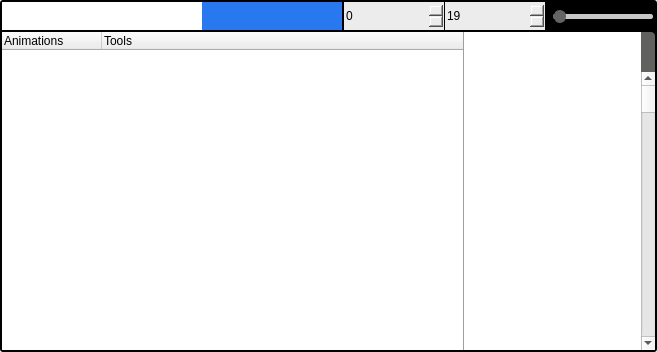
<?xml version="1.0" encoding="UTF-8"?>
<ui version="4.0">
 <class>FGEAnimationTimeLineForm</class>
 <widget class="QWidget" name="FGEAnimationTimeLineForm">
  <property name="geometry">
   <rect>
    <x>0</x>
    <y>0</y>
    <width>657</width>
    <height>352</height>
   </rect>
  </property>
  <property name="windowTitle">
   <string>Form</string>
  </property>
  <property name="layoutDirection">
   <enum>Qt::LeftToRight</enum>
  </property>
  <property name="styleSheet">
   <string notr="true"/>
  </property>
  <layout class="QGridLayout" name="gridLayout_5">
   <property name="leftMargin">
    <number>0</number>
   </property>
   <property name="topMargin">
    <number>0</number>
   </property>
   <property name="rightMargin">
    <number>0</number>
   </property>
   <property name="bottomMargin">
    <number>0</number>
   </property>
   <property name="spacing">
    <number>0</number>
   </property>
   <item row="0" column="0">
    <widget class="QWidget" name="AnimationListWidget" native="true">
     <property name="minimumSize">
      <size>
       <width>0</width>
       <height>0</height>
      </size>
     </property>
     <property name="maximumSize">
      <size>
       <width>16777215</width>
       <height>16777215</height>
      </size>
     </property>
     <property name="styleSheet">
      <string notr="true">.QWidget#AnimationListWidget{
	border : 0px solid;
	border-color : black;
	border-radius : 3px;
	background-color: rgb(0, 0, 0);
}
#BodyWidget{
	background-color:  rgb(97, 98, 96);
	border-radius : 4px;
	border : 0px solid  rgb(220, 220, 220);
}
</string>
     </property>
     <layout class="QGridLayout" name="gridLayout_9">
      <property name="leftMargin">
       <number>2</number>
      </property>
      <property name="topMargin">
       <number>2</number>
      </property>
      <property name="rightMargin">
       <number>2</number>
      </property>
      <property name="bottomMargin">
       <number>2</number>
      </property>
      <property name="spacing">
       <number>2</number>
      </property>
      <item row="1" column="0">
       <widget class="QWidget" name="BodyWidget" native="true">
        <property name="styleSheet">
         <string notr="true"/>
        </property>
        <layout class="QGridLayout" name="gridLayout_8">
         <property name="leftMargin">
          <number>0</number>
         </property>
         <property name="topMargin">
          <number>0</number>
         </property>
         <property name="rightMargin">
          <number>0</number>
         </property>
         <property name="bottomMargin">
          <number>0</number>
         </property>
         <property name="spacing">
          <number>0</number>
         </property>
         <item row="0" column="0">
          <layout class="QGridLayout" name="gridLayout_4">
           <property name="leftMargin">
            <number>0</number>
           </property>
           <property name="topMargin">
            <number>0</number>
           </property>
           <property name="rightMargin">
            <number>0</number>
           </property>
           <property name="bottomMargin">
            <number>0</number>
           </property>
           <property name="spacing">
            <number>0</number>
           </property>
           <item row="0" column="0">
            <widget class="QSplitter" name="ABSplitter">
             <property name="styleSheet">
              <string notr="true">.QSplitter#ABSplitter{
	background-color: rgb(255, 131, 48);
}
</string>
             </property>
             <property name="orientation">
              <enum>Qt::Horizontal</enum>
             </property>
             <property name="handleWidth">
              <number>1</number>
             </property>
             <widget class="QWidget" name="TreeWidgetAnimationsWidget" native="true">
              <property name="styleSheet">
               <string notr="true">.QWidget#TreeWidgetAnimationsWidget{
	background-color: rgb(255, 131, 48);
	border-radius : 6px;
}</string>
              </property>
              <layout class="QGridLayout" name="gridLayout_2">
               <property name="leftMargin">
                <number>0</number>
               </property>
               <property name="topMargin">
                <number>0</number>
               </property>
               <property name="rightMargin">
                <number>0</number>
               </property>
               <property name="bottomMargin">
                <number>0</number>
               </property>
               <property name="spacing">
                <number>0</number>
               </property>
               <item row="1" column="0">
                <widget class="FGEAnimationTreeView" name="AnimationsTreeWidget">
                 <property name="styleSheet">
                  <string notr="true">#AnimationsTreeWidget{
    show-decoration-selected: 1;
     border: 0px solid #d9d9d9;
	background-color: rgb(255, 255, 255);
	color: rgb(53, 53, 53);
}</string>
                 </property>
                 <property name="lineWidth">
                  <number>0</number>
                 </property>
                 <property name="verticalScrollBarPolicy">
                  <enum>Qt::ScrollBarAlwaysOff</enum>
                 </property>
                 <property name="horizontalScrollBarPolicy">
                  <enum>Qt::ScrollBarAsNeeded</enum>
                 </property>
                 <property name="autoScroll">
                  <bool>true</bool>
                 </property>
                 <property name="autoScrollMargin">
                  <number>16</number>
                 </property>
                 <property name="verticalScrollMode">
                  <enum>QAbstractItemView::ScrollPerItem</enum>
                 </property>
                 <property name="rootIsDecorated">
                  <bool>true</bool>
                 </property>
                 <property name="headerHidden">
                  <bool>false</bool>
                 </property>
                 <attribute name="headerVisible">
                  <bool>true</bool>
                 </attribute>
                 <attribute name="headerStretchLastSection">
                  <bool>true</bool>
                 </attribute>
                 <column>
                  <property name="text">
                   <string>Animations</string>
                  </property>
                  <property name="background">
                   <color>
                    <red>97</red>
                    <green>98</green>
                    <blue>96</blue>
                   </color>
                  </property>
                 </column>
                 <column>
                  <property name="text">
                   <string>Tools</string>
                  </property>
                  <property name="background">
                   <color>
                    <red>97</red>
                    <green>98</green>
                    <blue>96</blue>
                   </color>
                  </property>
                 </column>
                </widget>
               </item>
              </layout>
             </widget>
             <widget class="QWidget" name="layoutWidget">
              <layout class="QGridLayout" name="gridLayout">
               <property name="spacing">
                <number>0</number>
               </property>
               <item row="0" column="0">
                <widget class="FGEResizingView" name="graphicsView">
                 <property name="styleSheet">
                  <string notr="true">#graphicsView{
	show-decoration-selected: 1;
	border: 0px solid #d9d9d9;
	background-color: rgb(255, 255, 255);
	color: rgb(53, 53, 53);
}</string>
                 </property>
                 <property name="lineWidth">
                  <number>0</number>
                 </property>
                 <property name="verticalScrollBarPolicy">
                  <enum>Qt::ScrollBarAsNeeded</enum>
                 </property>
                 <property name="horizontalScrollBarPolicy">
                  <enum>Qt::ScrollBarAsNeeded</enum>
                 </property>
                 <property name="sizeAdjustPolicy">
                  <enum>QAbstractScrollArea::AdjustToContents</enum>
                 </property>
                </widget>
               </item>
              </layout>
             </widget>
            </widget>
           </item>
          </layout>
         </item>
         <item row="0" column="1">
          <layout class="QVBoxLayout" name="verticalLayout">
           <property name="spacing">
            <number>0</number>
           </property>
           <property name="leftMargin">
            <number>0</number>
           </property>
           <property name="topMargin">
            <number>0</number>
           </property>
           <property name="rightMargin">
            <number>0</number>
           </property>
           <property name="bottomMargin">
            <number>0</number>
           </property>
           <item>
            <widget class="QWidget" name="widget_2" native="true">
             <property name="sizePolicy">
              <sizepolicy hsizetype="Preferred" vsizetype="Preferred">
               <horstretch>1</horstretch>
               <verstretch>40</verstretch>
              </sizepolicy>
             </property>
             <property name="minimumSize">
              <size>
               <width>4</width>
               <height>40</height>
              </size>
             </property>
             <property name="maximumSize">
              <size>
               <width>4</width>
               <height>40</height>
              </size>
             </property>
             <property name="styleSheet">
              <string notr="true">background-color: rgba(89, 255, 244, 0);</string>
             </property>
            </widget>
           </item>
           <item>
            <widget class="QScrollBar" name="AnimationListVerticalScrollBar">
             <property name="orientation">
              <enum>Qt::Vertical</enum>
             </property>
            </widget>
           </item>
          </layout>
         </item>
        </layout>
       </widget>
      </item>
      <item row="0" column="0">
       <widget class="QWidget" name="ToolsTimeLineWidgetS" native="true">
        <property name="minimumSize">
         <size>
          <width>0</width>
          <height>28</height>
         </size>
        </property>
        <property name="maximumSize">
         <size>
          <width>16777215</width>
          <height>28</height>
         </size>
        </property>
        <property name="layoutDirection">
         <enum>Qt::LeftToRight</enum>
        </property>
        <property name="styleSheet">
         <string notr="true"/>
        </property>
        <widget class="QWidget" name="widget_3" native="true">
         <property name="geometry">
          <rect>
           <x>0</x>
           <y>0</y>
           <width>200</width>
           <height>28</height>
          </rect>
         </property>
         <property name="minimumSize">
          <size>
           <width>200</width>
           <height>28</height>
          </size>
         </property>
         <property name="maximumSize">
          <size>
           <width>200</width>
           <height>28</height>
          </size>
         </property>
         <property name="styleSheet">
          <string notr="true">#widget_3 {
      background-color: white;
  }
QMenuBar {
	  color: rgb(0, 0, 0);
      background-color: white;
      margin: 0px; /* some spacing around the menu */
      spacing: 3px; /* spacing between menu bar items */
      min-height: 28px; 
}
</string>
         </property>
        </widget>
        <widget class="QPushButton" name="SelectAnimPushButton">
         <property name="enabled">
          <bool>true</bool>
         </property>
         <property name="geometry">
          <rect>
           <x>200</x>
           <y>0</y>
           <width>28</width>
           <height>28</height>
          </rect>
         </property>
         <property name="minimumSize">
          <size>
           <width>28</width>
           <height>28</height>
          </size>
         </property>
         <property name="maximumSize">
          <size>
           <width>28</width>
           <height>28</height>
          </size>
         </property>
         <property name="styleSheet">
          <string notr="true">.QPushButton{
    border-image: url(&quot;:/Icons/select.png&quot;);
    background-repeat: no-repeat;
	background-color: rgb(40, 120, 240);

	border : 0px solid;
	background-color: rgb(40, 120, 240);
}
.QPushButton::hover{
	background-color: rgb(133, 28, 147);
}</string>
         </property>
         <property name="text">
          <string/>
         </property>
         <property name="icon">
          <iconset resource="../icons.qrc">
           <normaloff>:/Icons/svg/material_display_mode2.svg</normaloff>:/Icons/svg/material_display_mode2.svg</iconset>
         </property>
        </widget>
        <widget class="QWidget" name="widget" native="true">
         <property name="geometry">
          <rect>
           <x>228</x>
           <y>0</y>
           <width>110</width>
           <height>28</height>
          </rect>
         </property>
         <property name="minimumSize">
          <size>
           <width>84</width>
           <height>28</height>
          </size>
         </property>
         <property name="maximumSize">
          <size>
           <width>110</width>
           <height>28</height>
          </size>
         </property>
         <widget class="QPushButton" name="PrevPushButton">
          <property name="geometry">
           <rect>
            <x>56</x>
            <y>0</y>
            <width>28</width>
            <height>28</height>
           </rect>
          </property>
          <property name="minimumSize">
           <size>
            <width>28</width>
            <height>28</height>
           </size>
          </property>
          <property name="maximumSize">
           <size>
            <width>28</width>
            <height>28</height>
           </size>
          </property>
          <property name="styleSheet">
           <string notr="true">.QPushButton{
    border : 0px solid;
	background-color: rgb(40, 120, 240);
}
.QPushButton::hover{
	background-color: rgb(133, 28, 147);
}</string>
          </property>
          <property name="text">
           <string/>
          </property>
          <property name="icon">
           <iconset resource="../icons.qrc">
            <normaloff>:/Icons/blender_icons/play_reverse.svg</normaloff>:/Icons/blender_icons/play_reverse.svg</iconset>
          </property>
          <property name="iconSize">
           <size>
            <width>18</width>
            <height>18</height>
           </size>
          </property>
         </widget>
         <widget class="QPushButton" name="PlayPausePushButton">
          <property name="geometry">
           <rect>
            <x>28</x>
            <y>0</y>
            <width>28</width>
            <height>28</height>
           </rect>
          </property>
          <property name="minimumSize">
           <size>
            <width>28</width>
            <height>28</height>
           </size>
          </property>
          <property name="maximumSize">
           <size>
            <width>28</width>
            <height>28</height>
           </size>
          </property>
          <property name="styleSheet">
           <string notr="true">.QPushButton{
	border : 0px solid;
	background-color: rgb(40, 120, 240);
}
.QPushButton::hover{
	background-color: rgb(133, 28, 147);
}</string>
          </property>
          <property name="text">
           <string/>
          </property>
          <property name="icon">
           <iconset resource="../icons.qrc">
            <normaloff>:/Icons/blender_icons/play.svg</normaloff>:/Icons/blender_icons/play.svg</iconset>
          </property>
          <property name="iconSize">
           <size>
            <width>18</width>
            <height>18</height>
           </size>
          </property>
         </widget>
         <widget class="QPushButton" name="ResetPushButton">
          <property name="geometry">
           <rect>
            <x>0</x>
            <y>0</y>
            <width>28</width>
            <height>28</height>
           </rect>
          </property>
          <property name="minimumSize">
           <size>
            <width>28</width>
            <height>28</height>
           </size>
          </property>
          <property name="maximumSize">
           <size>
            <width>28</width>
            <height>28</height>
           </size>
          </property>
          <property name="styleSheet">
           <string notr="true">.QPushButton{
	border : 0px solid;
	background-color: rgb(40, 120, 240);
}
.QPushButton::hover{
	background-color: rgb(133, 28, 147);
}</string>
          </property>
          <property name="text">
           <string/>
          </property>
          <property name="icon">
           <iconset resource="../icons.qrc">
            <normaloff>:/Icons/blender_icons/action_tweak.svg</normaloff>:/Icons/blender_icons/action_tweak.svg</iconset>
          </property>
          <property name="iconSize">
           <size>
            <width>18</width>
            <height>18</height>
           </size>
          </property>
         </widget>
        </widget>
        <widget class="QPushButton" name="add_keyframe_PushButton">
         <property name="enabled">
          <bool>true</bool>
         </property>
         <property name="geometry">
          <rect>
           <x>312</x>
           <y>0</y>
           <width>28</width>
           <height>28</height>
          </rect>
         </property>
         <property name="minimumSize">
          <size>
           <width>28</width>
           <height>28</height>
          </size>
         </property>
         <property name="maximumSize">
          <size>
           <width>28</width>
           <height>28</height>
          </size>
         </property>
         <property name="styleSheet">
          <string notr="true">.QPushButton{
	border : 0px solid;
	background-color: rgb(40, 120, 240);
}
.QPushButton::hover{
	background-color: rgb(133, 28, 147);
}</string>
         </property>
         <property name="text">
          <string/>
         </property>
         <property name="icon">
          <iconset resource="../icons.qrc">
           <normaloff>:/Icons/blender_icons/keyframe_hlt.svg</normaloff>:/Icons/blender_icons/keyframe_hlt.svg</iconset>
         </property>
        </widget>
        <widget class="FGEDoubleSpinBox" name="BeginFrameDoubleSpinBox">
         <property name="geometry">
          <rect>
           <x>342</x>
           <y>0</y>
           <width>100</width>
           <height>28</height>
          </rect>
         </property>
         <property name="minimumSize">
          <size>
           <width>100</width>
           <height>28</height>
          </size>
         </property>
         <property name="maximumSize">
          <size>
           <width>100</width>
           <height>28</height>
          </size>
         </property>
         <property name="styleSheet">
          <string notr="true">.QDoubleSpinBox {
	border: 0 solid rgb(170, 170, 119);
	background-color: rgb(236, 236, 236);
	height : 28px;
	border-radius: 0px;
	padding : 0px;
	margin : 0px 0px 0px 0px;
}

.QDoubleSpinBox::up-button  {
	subcontrol-origin: margin;
	subcontrol-position: center right;
	background-color: rgb(170, 170, 119);
	border-width: 1px;
	height : 24px;
	width : 20px;
	padding : 0px;
	border-bottom-right-radius: 2px;
	border-top-right-radius: 2px;
	margin-right : 1px;
	image: url(:/Icons/svg/up_white.svg);
}

.QDoubleSpinBox::up-arrow  {
}

.QDoubleSpinBox::up-button:pressed  {
}

.QDoubleSpinBox::down-button  {
	subcontrol-origin: margin;
	subcontrol-position: center left;
	border-width: 1px;
	background-color: rgb(170, 170, 127);
	height : 24px;
	width : 20px;
	padding : 0px;
	border-bottom-left-radius: 2px;
	border-top-left-radius: 2px;
	margin-left : 1px;
	image: url(:/Icons/svg/down_white.svg);
}

.QDoubleSpinBox::down-arrow  {
	
}

.QDoubleSpinBox::down-button:pressed  {
}
</string>
         </property>
         <property name="decimals">
          <number>0</number>
         </property>
        </widget>
        <widget class="FGEDoubleSpinBox" name="EndFrameDoubleSpinBox">
         <property name="geometry">
          <rect>
           <x>443</x>
           <y>0</y>
           <width>100</width>
           <height>28</height>
          </rect>
         </property>
         <property name="minimumSize">
          <size>
           <width>100</width>
           <height>28</height>
          </size>
         </property>
         <property name="maximumSize">
          <size>
           <width>100</width>
           <height>28</height>
          </size>
         </property>
         <property name="styleSheet">
          <string notr="true">.QDoubleSpinBox {
	border: 0 solid rgb(170, 170, 119);
	background-color: rgb(236, 236, 236);
	height : 28px;
	border-radius: 0px;
	padding : 0px;
	margin : 0px 0px 0px 0px;
}

.QDoubleSpinBox::up-button  {
	subcontrol-origin: margin;
	subcontrol-position: center right;
	background-color: rgb(170, 170, 119);
	border-width: 1px;
	height : 24px;
	width : 20px;
	padding : 0px;
	border-bottom-right-radius: 2px;
	border-top-right-radius: 2px;
	margin-right : 1px;
	image: url(:/Icons/svg/up_white.svg);
}

.QDoubleSpinBox::up-arrow  {
}

.QDoubleSpinBox::up-button:pressed  {
}

.QDoubleSpinBox::down-button  {
	subcontrol-origin: margin;
	subcontrol-position: center left;
	border-width: 1px;
	background-color: rgb(170, 170, 127);
	height : 24px;
	width : 20px;
	padding : 0px;
	border-bottom-left-radius: 2px;
	border-top-left-radius: 2px;
	margin-left : 1px;
	image: url(:/Icons/svg/down_white.svg);
}

.QDoubleSpinBox::down-arrow  {
	
}

.QDoubleSpinBox::down-button:pressed  {
}
</string>
         </property>
         <property name="decimals">
          <number>0</number>
         </property>
         <property name="maximum">
          <double>1000000000.000000000000000</double>
         </property>
         <property name="value">
          <double>19.000000000000000</double>
         </property>
        </widget>
        <widget class="QSlider" name="horizontalSlider">
         <property name="geometry">
          <rect>
           <x>551</x>
           <y>0</y>
           <width>100</width>
           <height>28</height>
          </rect>
         </property>
         <property name="minimumSize">
          <size>
           <width>100</width>
           <height>28</height>
          </size>
         </property>
         <property name="maximumSize">
          <size>
           <width>100</width>
           <height>28</height>
          </size>
         </property>
         <property name="styleSheet">
          <string notr="true">QSlider::groove:horizontal {
    border: 1px solid rgb(200, 200, 200);
    height: 3px; 
	background-color: rgb(200, 200, 200);
    margin: 2px 0;
	border-radius : 2px;
}

QSlider::handle:horizontal {
	background-color: rgb(100, 100, 100);
    border: 1px solid rgb(100, 100, 100);
    width: 10px;
	border-radius : 6px;
    margin: -5px 0; /* handle is placed by default on the contents rect of the groove. Expand outside the groove */
}
QSlider::sub-page:horizontal {
	height: 3px; 
	background-color: rgb(100, 100, 100);
    margin: 2px 0;
	border-radius : 2px;
}</string>
         </property>
         <property name="orientation">
          <enum>Qt::Horizontal</enum>
         </property>
        </widget>
       </widget>
      </item>
     </layout>
    </widget>
   </item>
  </layout>
 </widget>
 <customwidgets>
  <customwidget>
   <class>FGEResizingView</class>
   <extends>QGraphicsView</extends>
   <header>TimeLine/FGEResizingView.h</header>
  </customwidget>
  <customwidget>
   <class>FGEAnimationTreeView</class>
   <extends>QTreeWidget</extends>
   <header location="global">TimeLine/FGEAnimationTreeView.h</header>
  </customwidget>
  <customwidget>
   <class>FGEDoubleSpinBox</class>
   <extends>QDoubleSpinBox</extends>
   <header>GUI/PushButton/FGEDoubleSpinBox.h</header>
  </customwidget>
 </customwidgets>
 <resources>
  <include location="../icons.qrc"/>
 </resources>
 <connections/>
</ui>
